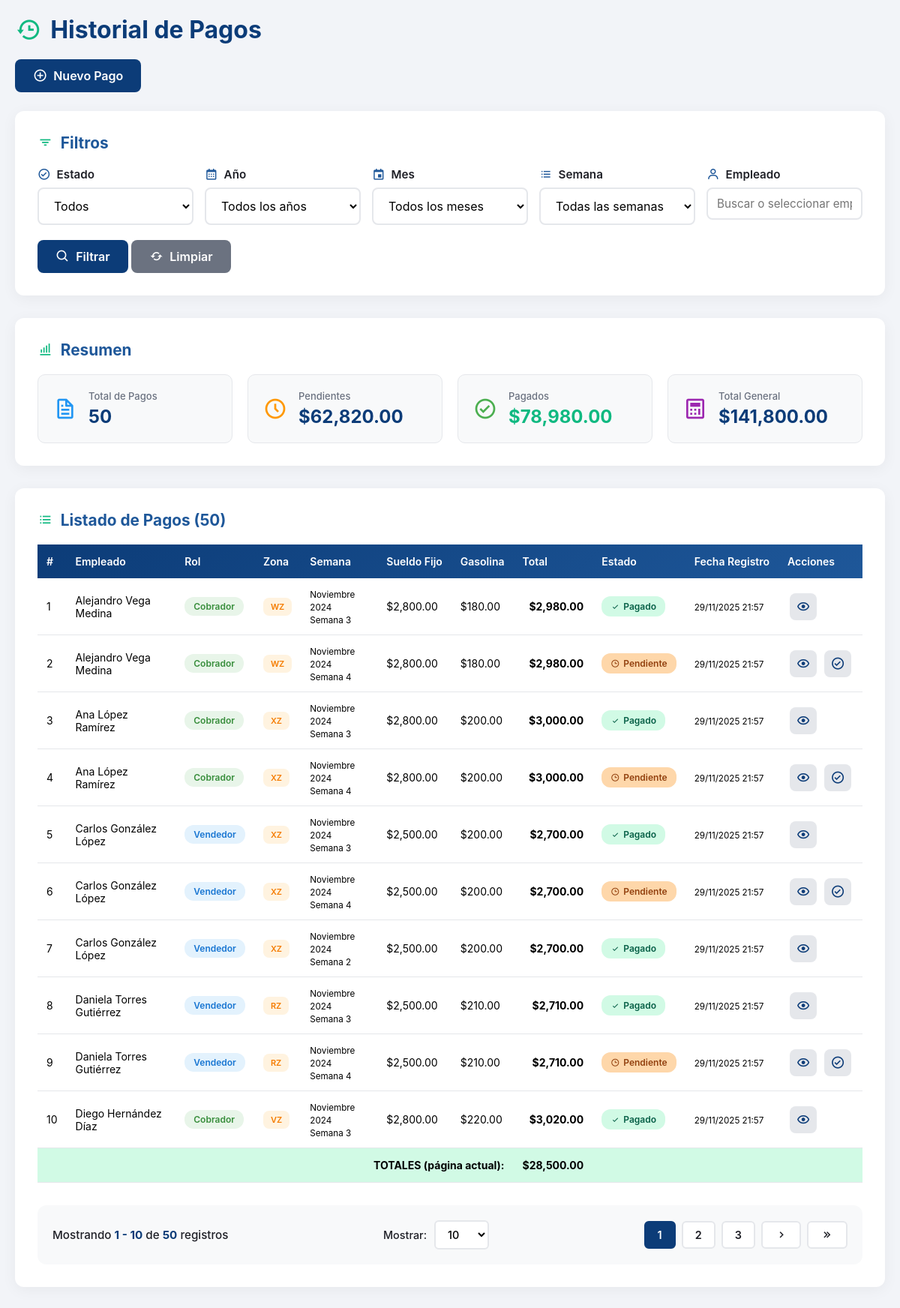
Screenshot of /modules/pagos/historial_pagos.php (signed in) with the database file from the repository.
### tables this page shows
CREATE TABLE Pagos_Sueldos_Fijos (
    id_pago INTEGER PRIMARY KEY AUTOINCREMENT,
    id_empleado INTEGER NULL,  -- ⬅️ Ahora permite NULL
    id_semana INTEGER NOT NULL,
    sueldo_fijo REAL NOT NULL DEFAULT 0.00,
    gasolina REAL DEFAULT 0.00,
    total_pagar REAL NOT NULL DEFAULT 0.00,
    estado TEXT DEFAULT 'pendiente' CHECK(estado IN ('pendiente', 'pagado')),
    fecha_pago DATE NULL,
    observaciones TEXT,
    registrado_por TEXT,
    fecha_registro DATETIME DEFAULT (datetime('now', 'localtime')),
    fecha_actualizacion DATETIME DEFAULT (datetime('now', 'localtime')),
    
    FOREIGN KEY (id_empleado) REFERENCES Empleados(id_empleado) ON DELETE CASCADE,
    FOREIGN KEY (id_semana) REFERENCES Semanas_Cobro(id_semana) ON DELETE CASCADE
);

CREATE TABLE Semanas_Cobro (
    id_semana INTEGER PRIMARY KEY AUTOINCREMENT,
    mes TEXT NOT NULL,
    anio INTEGER NOT NULL,
    numero_semana INTEGER NOT NULL,
    fecha_inicio DATE NOT NULL,
    fecha_fin DATE NOT NULL,
    activa INTEGER DEFAULT 1 CHECK(activa IN (0, 1)),
    fecha_creacion DATETIME DEFAULT CURRENT_TIMESTAMP,
    UNIQUE(fecha_inicio, fecha_fin)
);

### modules/pagos/historial_pagos.php (the view, shortened to what this page needs)
<?php
require_once 'functions.php';
$pagina_actual = isset($_GET['pagina']) ? max(1, intval($_GET['pagina'])) : 1;
$registros_por_pagina = isset($_GET['registros']) ? max(10, min(100, intval($_GET['registros']))) : 10;
$offset = ($pagina_actual - 1) * $registros_por_pagina;
$filtro_estado = $_GET['estado'] ?? 'todos';
$filtro_anio = $_GET['anio'] ?? '';
$filtro_mes = $_GET['mes'] ?? '';
$filtro_semana = $_GET['semana'] ?? '';
$filtro_empleado = $_GET['empleado'] ?? '';
$sql_where = "WHERE 1=1";
$query_count = "SELECT COUNT(*) as total FROM Vista_Pagos_Sueldos_Completo $sql_where";
$stmt_count = $conn->prepare($query_count);
$stmt_count->execute();
$total_registros_paginacion = $stmt_count->fetch(PDO::FETCH_ASSOC)['total'];
$total_paginas = ceil($total_registros_paginacion / $registros_por_pagina);
$sql = "SELECT * FROM Vista_Pagos_Sueldos_Completo
        $sql_where
        ORDER BY fecha_registro DESC, nombre_empleado
        LIMIT :limit OFFSET :offset";
$stmt = $conn->prepare($sql);
$stmt->bindValue(':limit', $registros_por_pagina, PDO::PARAM_INT);
$stmt->bindValue(':offset', $offset, PDO::PARAM_INT);
$stmt->execute();
$pagos = $stmt->fetchAll(PDO::FETCH_ASSOC);
$query_totales = "
    SELECT
        COALESCE(SUM(CASE WHEN estado = 'pagado' THEN total_pagar ELSE 0 END), 0) as total_pagados,
        COALESCE(SUM(CASE WHEN estado = 'pendiente' THEN total_pagar ELSE 0 END), 0) as total_pendientes,
        COALESCE(SUM(total_pagar), 0) as total_pagos
    FROM Vista_Pagos_Sueldos_Completo
    $sql_where
";
$stmt_totales = $conn->prepare($query_totales);
$stmt_totales->execute();
$totales = $stmt_totales->fetch(PDO::FETCH_ASSOC);
function construirUrlPaginacion($pagina, $filtros, $registros_por_pagina) {
    $params = [
        'pagina' => $pagina,
        'registros' => $registros_por_pagina
    ];
    return '?' . http_build_query($params);
}
$filtros_actuales = [
    'estado' => $filtro_estado,
    'anio' => $filtro_anio,
    'mes' => $filtro_mes,
    'semana' => $filtro_semana,
    'empleado' => $filtro_empleado
];
?>
<!DOCTYPE html>
<html lang="es">
<head>
    <link href="https://unpkg.com/boxicons@2.1.4/css/boxicons.min.css" rel="stylesheet" />
    <link rel="stylesheet" href="assets/css/pagos.css">
</head>
<body>
    <div class="container">
        <div class="page-header">
            <h1><i class='bx bx-history'></i> Historial de Pagos</h1>
        </div>
        <div class="header-actions">
            <a href="#" onclick="navegarA('registrar_pago.php'); return false;" class="btn btn-primary">
                <i class='bx bx-plus-circle'></i> Nuevo Pago
            </a>
        </div>
        <div class="card">
            <h2><i class='bx bx-filter'></i> Filtros</h2>
            <form method="GET" action="" id="formFiltros">
                <div class="filters-row" style="display: grid; grid-template-columns: repeat(auto-fit, minmax(200px, 1fr)); gap: 15px; margin-bottom: 20px;">
                    <div class="form-group" style="margin-bottom: 0;">
                        <label for="estado"><i class='bx bx-check-circle'></i> Estado</label>
                        <select name="estado" id="estado">
                            <option value="todos" <?php echo $filtro_estado == 'todos' ? 'selected' : ''; ?>>Todos</option>
                        </select>
                    </div>
                    <div class="form-group" style="margin-bottom: 0;">
                        <label for="anio"><i class='bx bx-calendar'></i> Año</label>
                        <select name="anio" id="anio" onchange="actualizarMeses()">
                            <option value="">Todos los años</option>
                        </select>
                    </div>
                    <div class="form-group" style="margin-bottom: 0;">
                        <label for="mes"><i class='bx bx-calendar-event'></i> Mes</label>
                        <select name="mes" id="mes" onchange="actualizarSemanas()">
                            <option value="">Todos los meses</option>
                        </select>
                    </div>
                    <div class="form-group" style="margin-bottom: 0;">
                        <label for="semana"><i class='bx bx-list-ul'></i> Semana</label>
                        <select name="semana" id="semana">
                            <option value="">Todas las semanas</option>
                        </select>
                    </div>
                    <div class="form-group select-search" style="margin-bottom: 0;">
                        <label for="empleado_search"><i class='bx bx-user'></i> Empleado</label>
                        <input type="text"
                               id="empleado_search"
                               placeholder="Buscar o seleccionar empleado..."
                               autocomplete="off"
                               value="<?php
                               ?>">
                    </div>
                </div>
                <div class="filter-actions">
                    <button type="submit" class="btn btn-primary">
                        <i class='bx bx-search'></i> Filtrar
                    </button>
                    <a href="historial_pagos.php" class="btn btn-secondary">
                        <i class='bx bx-refresh'></i> Limpiar
                    </a>
                </div>
            </form>
        </div>
        <div class="card">
            <h2><i class='bx bx-bar-chart-alt'></i> Resumen</h2>
            <div class="resumen-grid">
                <div class="resumen-item">
                    <i class='bx bx-file' style="color: #2196F3;"></i>
                    <div>
                        <label>Total de Pagos</label>
                        <div class="valor"><?php echo $total_registros_paginacion; ?></div>
                    </div>
                </div>
                <div class="resumen-item">
                    <i class='bx bx-time-five' style="color: #FF9800;"></i>
                    <div>
                        <label>Pendientes</label>
                        <div class="valor">$<?php echo number_format($totales['total_pendientes'], 2); ?></div>
                    </div>
                </div>
                <div class="resumen-item">
                    <i class='bx bx-check-circle' style="color: #4CAF50;"></i>
                    <div>
                        <label>Pagados</label>
                        <div class="valor text-success">$<?php echo number_format($totales['total_pagados'], 2); ?></div>
                    </div>
                </div>
                <div class="resumen-item">
                    <i class='bx bx-calculator' style="color: #9C27B0;"></i>
                    <div>
                        <label>Total General</label>
                        <div class="valor">$<?php echo number_format($totales['total_pagos'], 2); ?></div>
                    </div>
                </div>
            </div>
        </div>
        <div class="card">
            <h2><i class='bx bx-list-ul'></i> Listado de Pagos (<?php echo number_format($total_registros_paginacion); ?>)</h2>
            <?php if (count($pagos) > 0): ?>
                <div class="table-responsive">
                    <table class="data-table">
                        <thead>
                            <tr>
                                <th>#</th>
                                <th>Empleado</th>
                                <th>Rol</th>
                                <th>Zona</th>
                                <th>Semana</th>
                                <th>Sueldo Fijo</th>
                                <th>Gasolina</th>
                                <th class="text-right">Total</th>
                                <th>Estado</th>
                                <th>Fecha Registro</th>
                                <th>Acciones</th>
                            </tr>
                        </thead>
                        <tbody>
                            <?php foreach ($pagos as $index => $pago): ?>
                            <tr>
                                <td><?php echo $offset + $index + 1; ?></td>
                                <td><?php echo htmlspecialchars($pago['nombre_empleado']); ?></td>
                                <td>
                                    <span class="rol-badge <?php echo $pago['rol_empleado']; ?>">
                                        <?php echo ucfirst($pago['rol_empleado']); ?>
                                    </span>
                                </td>
                                <td><span class="zona-badge"><?php echo $pago['zona']; ?></span></td>
                                <td>
                                    <small>
                                        <?php echo $pago['mes'] . ' ' . $pago['anio']; ?><br>
                                        Semana <?php echo $pago['numero_semana']; ?>
                                    </small>
                                </td>
                                <td>$<?php echo number_format($pago['sueldo_fijo'], 2); ?></td>
                                <td>$<?php echo number_format($pago['gasolina'], 2); ?></td>
                                <td class="text-right text-bold">$<?php echo number_format($pago['total_pagar'], 2); ?></td>
                                <td>
                                    <?php if ($pago['estado'] == 'pagado'): ?>
                                        <span class="estado-badge badge-success">
                                            <i class='bx bx-check'></i> Pagado
                                        </span>
                                    <?php else: ?>
                                        <span class="estado-badge badge-warning">
                                            <i class='bx bx-time'></i> Pendiente
                                        </span>
                                    <?php endif; ?>
                                </td>
                                <td>
                                    <small><?php echo date('d/m/Y H:i', strtotime($pago['fecha_registro'])); ?></small>
                                </td>
                                <td style="white-space: nowrap;">
                                    <a href="#" onclick="verDetalle(<?php echo $pago['id_pago']; ?>); return false;"
                                       class="btn-icon" title="Ver detalle">
                                        <i class='bx bx-show'></i>
                                    </a>
                                    <?php if ($pago['estado'] == 'pendiente'): ?>
                                        <a href="#" onclick="marcarPagado(<?php echo $pago['id_pago']; ?>); return false;"
                                           class="btn-icon" title="Marcar como pagado">
                                            <i class='bx bx-check-circle'></i>
                                        </a>
                                    <?php endif; ?>
                                </td>
                            </tr>
                            <?php endforeach; ?>
                        </tbody>
                        <tfoot>
                            <tr class="total-row">
                                <td colspan="7" class="text-right"><strong>TOTALES (página actual):</strong></td>
                                <td class="text-right"><strong>$<?php echo number_format(array_sum(array_column($pagos, 'total_pagar')), 2); ?></strong></td>
                                <td colspan="3"></td>
                            </tr>
                        </tfoot>
                    </table>
                </div>
                <?php if ($total_paginas > 1): ?>
                    <div class="pagination-container">
                        <div class="pagination-info">
                            Mostrando <strong><?php echo $offset + 1; ?> - <?php echo min($offset + $registros_por_pagina, $total_registros_paginacion); ?></strong> de <strong><?php echo number_format($total_registros_paginacion); ?></strong> registros
                        </div>
                        <div class="pagination-controls">
                            <label for="registros_select">Mostrar:</label>
                            <select id="registros_select" onchange="cambiarRegistrosPorPagina(this.value)">
                                <option value="10" <?php echo $registros_por_pagina == 10 ? 'selected' : ''; ?>>10</option>
                            </select>
                        </div>
                        <div class="pagination-buttons">
                            <?php
                            $rango_inicio = max(1, $pagina_actual - 2);
                            $rango_fin = min($total_paginas, $pagina_actual + 2);
                            for ($i = $rango_inicio; $i <= $rango_fin; $i++):
                            ?>
                                <a href="<?php echo construirUrlPaginacion($i, $filtros_actuales, $registros_por_pagina); ?>"
                                   class="pagination-btn <?php echo $i === $pagina_actual ? 'active' : ''; ?>">
                                    <?php echo $i; ?>
                                </a>
                            <?php endfor; ?>
                            <?php if ($pagina_actual < $total_paginas): ?>
                                <a href="<?php echo construirUrlPaginacion($pagina_actual + 1, $filtros_actuales, $registros_por_pagina); ?>"
                                   class="pagination-btn" title="Página siguiente">
                                    <i class='bx bx-chevron-right'></i>
                                </a>
                                <a href="<?php echo construirUrlPaginacion($total_paginas, $filtros_actuales, $registros_por_pagina); ?>"
                                   class="pagination-btn" title="Última página">
                                    <i class='bx bx-chevrons-right'></i>
                                </a>
                            <?php endif; ?>
                        </div>
                    </div>
                <?php endif; ?>
            <?php endif; ?>
        </div>
    </div>
</body>
</html>

### modules/pagos/historial_pagos.php (style rules this page uses)
.select-search { position: relative; }
.select-search input { width: 100%; padding: 10px 12px; border: 2px solid #e5e7eb; border-radius: 8px; font-size: 0.95rem; transition: all 0.3s ease; }

### rows the page displays
pagos_sueldos_fijos: index "1", nombre_empleado "Alejandro Vega Medina", rol_empleado "Cobrador", zona "WZ", id_semana.mes "Noviembre", id_semana.anio "2024", id_semana.numero_semana "3", sueldo_fijo "2,800.00", gasolina "180.00", total_pagar "2,980.00", estado "pagado" (drawn), fecha_registro "29/11/2025 21:57"
pagos_sueldos_fijos: index "2", nombre_empleado "Alejandro Vega Medina", rol_empleado "Cobrador", zona "WZ", id_semana.mes "Noviembre", id_semana.anio "2024", id_semana.numero_semana "4", sueldo_fijo "2,800.00", gasolina "180.00", total_pagar "2,980.00", estado "pendiente" (drawn), fecha_registro "29/11/2025 21:57"
pagos_sueldos_fijos: index "3", nombre_empleado "Ana López Ramírez", rol_empleado "Cobrador", zona "XZ", id_semana.mes "Noviembre", id_semana.anio "2024", id_semana.numero_semana "3", sueldo_fijo "2,800.00", gasolina "200.00", total_pagar "3,000.00", estado "pagado" (drawn), fecha_registro "29/11/2025 21:57"
pagos_sueldos_fijos: index "4", nombre_empleado "Ana López Ramírez", rol_empleado "Cobrador", zona "XZ", id_semana.mes "Noviembre", id_semana.anio "2024", id_semana.numero_semana "4", sueldo_fijo "2,800.00", gasolina "200.00", total_pagar "3,000.00", estado "pendiente" (drawn), fecha_registro "29/11/2025 21:57"
pagos_sueldos_fijos: index "5", nombre_empleado "Carlos González López", rol_empleado "Vendedor", zona "XZ", id_semana.mes "Noviembre", id_semana.anio "2024", id_semana.numero_semana "3", sueldo_fijo "2,500.00", gasolina "200.00", total_pagar "2,700.00", estado "pagado" (drawn), fecha_registro "29/11/2025 21:57"
pagos_sueldos_fijos: index "6", nombre_empleado "Carlos González López", rol_empleado "Vendedor", zona "XZ", id_semana.mes "Noviembre", id_semana.anio "2024", id_semana.numero_semana "4", sueldo_fijo "2,500.00", gasolina "200.00", total_pagar "2,700.00", estado "pendiente" (drawn), fecha_registro "29/11/2025 21:57"
pagos_sueldos_fijos: index "7", nombre_empleado "Carlos González López", rol_empleado "Vendedor", zona "XZ", id_semana.mes "Noviembre", id_semana.anio "2024", id_semana.numero_semana "2", sueldo_fijo "2,500.00", gasolina "200.00", total_pagar "2,700.00", estado "pagado" (drawn), fecha_registro "29/11/2025 21:57"
pagos_sueldos_fijos: index "8", nombre_empleado "Daniela Torres Gutiérrez", rol_empleado "Vendedor", zona "RZ", id_semana.mes "Noviembre", id_semana.anio "2024", id_semana.numero_semana "3", sueldo_fijo "2,500.00", gasolina "210.00", total_pagar "2,710.00", estado "pagado" (drawn), fecha_registro "29/11/2025 21:57"
pagos_sueldos_fijos: index "9", nombre_empleado "Daniela Torres Gutiérrez", rol_empleado "Vendedor", zona "RZ", id_semana.mes "Noviembre", id_semana.anio "2024", id_semana.numero_semana "4", sueldo_fijo "2,500.00", gasolina "210.00", total_pagar "2,710.00", estado "pendiente" (drawn), fecha_registro "29/11/2025 21:57"
pagos_sueldos_fijos: index "10", nombre_empleado "Diego Hernández Díaz", rol_empleado "Cobrador", zona "VZ", id_semana.mes "Noviembre", id_semana.anio "2024", id_semana.numero_semana "3", sueldo_fijo "2,800.00", gasolina "220.00", total_pagar "3,020.00", estado "pagado" (drawn), fecha_registro "29/11/2025 21:57"

### other values shown
$total_registros_paginacion "50"
$totales['total_pendientes'] "62,820.00"
$totales['total_pagados'] "78,980.00"
$totales['total_pagos'] "141,800.00"
array_sum(array_column($pagos, 'total_pagar')) "28,500.00"
$offset + 1 "1"
min($offset + $registros_por_pagina, $total_registros_paginacion) "10"
